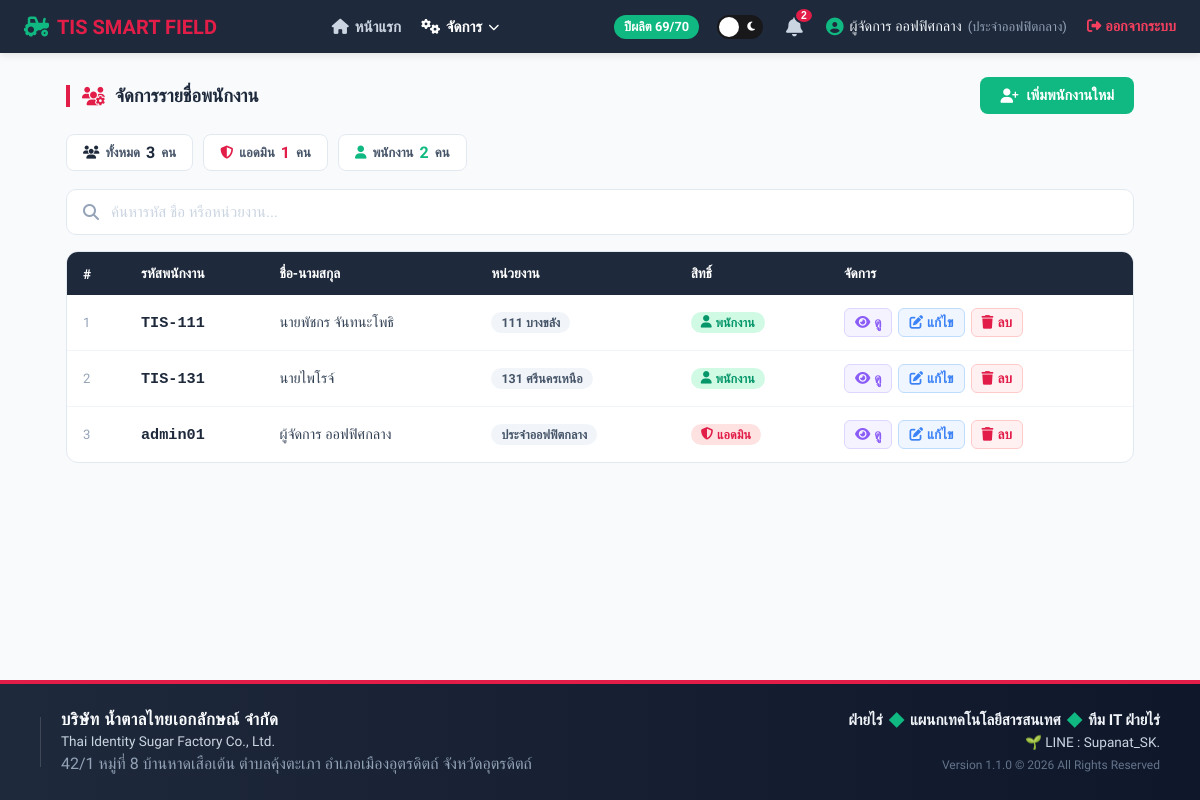
Page /ktis_field/manage_users.php (signed in) on the committed database.
### tables this page shows
CREATE TABLE `employee` (
  `ID` int(10) NOT NULL,
  `emp_id` varchar(20) NOT NULL,
  `emp_pass` varchar(255) DEFAULT NULL,
  `emp_name` varchar(50) NOT NULL,
  `emp_unit` varchar(50) NOT NULL,
  `emp_level` varchar(1) NOT NULL
);

### ktis_field/includes/header_data.php (called while the page is built, shortened)
<?php
require_once 'config.php';
if(isset($_SESSION['emp_id']) && isset($_SESSION['emp_unit'])) {
    $my_emp_id = $_SESSION['emp_id'];
    try {
        $stmt_count = $conn->prepare("SELECT COUNT(*) AS unread FROM notifications WHERE is_read = 0 AND emp_id = :emp_id");
        $stmt_count->execute([':emp_id' => $my_emp_id]);
        $noti_count = $stmt_count->fetch()['unread'];
    } catch (Exception $e) {
        error_log("Notification System Error: " . $e->getMessage());
    }
}
$current_page = basename($_SERVER['PHP_SELF']);
?>

### ktis_field/manage_users.php (the view, shortened to what this page needs)
<?php
require_once 'config.php';
$stmt = $conn->query("SELECT * FROM employee ORDER BY emp_unit ASC, emp_id ASC");
$employees = $stmt->fetchAll();
?>
<!DOCTYPE html>
<html lang="th">
<head>
    <link rel="stylesheet" href="https://cdnjs.cloudflare.com/ajax/libs/font-awesome/6.4.0/css/all.min.css">
    <link rel="stylesheet" href="global_smoothness.css">
</head>
<body>
<div class="content-wrapper">
<?php include 'includes/nav_u_header.php'; ?>
<div class="page-container">
    <div class="page-header">
        <div class="page-title">
            <i class="fa-solid fa-users-gear" style="color:#e11d48;"></i>
            จัดการรายชื่อพนักงาน
        </div>
        <a href="add_user.php" class="btn-add">
            <i class="fa-solid fa-user-plus"></i> เพิ่มพนักงานใหม่
        </a>
    </div>
    <?php
    $total = count($employees);
    $admins = count(array_filter($employees, fn($e) => $e['emp_level'] == 'a'));
    $users  = $total - $admins;
    ?>
    <div class="stat-row">
        <div class="stat-chip chip-total"><i class="fa-solid fa-users" style="color:#1e293b;"></i> ทั้งหมด <span><?php echo $total; ?></span> คน</div>
        <div class="stat-chip chip-admin"><i class="fa-solid fa-shield-halved" style="color:#e11d48;"></i> แอดมิน <span><?php echo $admins; ?></span> คน</div>
        <div class="stat-chip chip-user"><i class="fa-solid fa-user" style="color:#10b981;"></i> พนักงาน <span><?php echo $users; ?></span> คน</div>
    </div>
    <div class="search-bar">
        <i class="fa-solid fa-magnifying-glass"></i>
        <input type="text" id="search-input" placeholder="ค้นหารหัส ชื่อ หรือหน่วยงาน..." oninput="filterTable()">
    </div>
    <div class="table-wrap" id="desktop-table">
        <table>
            <thead>
                <tr>
                    <th>#</th>
                    <th>รหัสพนักงาน</th>
                    <th>ชื่อ-นามสกุล</th>
                    <th>หน่วยงาน</th>
                    <th>สิทธิ์</th>
                    <th>จัดการ</th>
                </tr>
            </thead>
            <tbody id="emp-tbody">
                <?php foreach($employees as $i => $emp): ?>
                <tr class="emp-row"
                    data-name="<?php echo htmlspecialchars(strtolower($emp['emp_name'])); ?>"
                    data-id="<?php echo htmlspecialchars(strtolower($emp['emp_id'])); ?>"
                    data-unit="<?php echo htmlspecialchars(strtolower($emp['emp_unit'])); ?>">
                    <td style="color:#94a3b8; font-size:0.82rem;"><?php echo $i+1; ?></td>
                    <td><span class="emp-id-cell"><?php echo htmlspecialchars($emp['emp_id']); ?></span></td>
                    <td><?php echo htmlspecialchars($emp['emp_name']); ?></td>
                    <td><span class="badge-unit"><?php echo htmlspecialchars($emp['emp_unit']); ?></span></td>
                    <td>
                        <?php if($emp['emp_level'] == 'a'): ?>
                            <span class="badge-admin"><i class="fa-solid fa-shield-halved"></i> แอดมิน</span>
                        <?php else: ?>
                            <span class="badge-user"><i class="fa-solid fa-user"></i> พนักงาน</span>
                        <?php endif; ?>
                    </td>
                    <td>
                        <div style="display:flex; gap:6px; flex-wrap:wrap;">
                            <a href="view_user.php?id=<?php echo $emp['ID']; ?>" class="action-view">
                                <i class="fa-solid fa-eye"></i> ดู
                            </a>
                            <a href="edit_user.php?id=<?php echo $emp['ID']; ?>" class="action-edit">
                                <i class="fa-solid fa-pen-to-square"></i> แก้ไข
                            </a>
                            <a href="delete_user.php?id=<?php echo $emp['ID']; ?>" class="action-del"
                               onclick="return confirm('ยืนยันการลบพนักงานคุณ <?php echo addslashes(htmlspecialchars($emp['emp_name'])); ?> หรือไม่?')">
                                <i class="fa-solid fa-trash"></i> ลบ
                            </a>
                        </div>
                    </td>
                </tr>
                <?php endforeach; ?>
            </tbody>
        </table>
    </div>
</div>
</div>
<?php include 'includes/nav_u_footer.php'; ?>
</body>
</html>

### ktis_field/includes/nav_u_header.php (shortened to what this page needs)
<?php
require_once 'includes/header_data.php';
$is_admin = isset($_SESSION['emp_level']) && $_SESSION['emp_level'] === 'a';
$admin_pages = ['manage_users.php','harvester_admin.php','setting_system.php','problem_reports_admin.php'];
?>
<!DOCTYPE html>
<html lang="th">
<head>
    <link rel="stylesheet" href="https://cdnjs.cloudflare.com/ajax/libs/font-awesome/6.4.0/css/all.min.css">
    <link rel="stylesheet" href="includes/nav_custom.css?v=<?php echo filemtime('includes/nav_custom.css'); ?>">
</head>
<body>
<nav class="main-navbar">
    <a href="index.php" class="nav-logo" style="text-decoration:none;color:inherit;">
        <i class="fa-solid fa-tractor" style="color:#10b981;"></i>
        <span class="logo-full">TIS <span style="color:#e11d48;">SMART FIELD</span></span>
    </a>
    <div class="nav-menu" id="navMenu">
        <a href="index.php" class="nav-item <?php echo ($current_page=='index.php')?'active':''; ?>">
            <i class="fa-solid fa-house"></i> หน้าแรก
        </a>
        <?php if($is_admin): ?>
        <div class="nav-admin-group" id="adminNavGroup">
            <button class="nav-admin-toggle <?php echo in_array($current_page,$admin_pages)?'active':''; ?>" id="adminToggle">
                <i class="fa-solid fa-gears"></i> จัดการ
                <i class="fa-solid fa-chevron-down arrow-icon"></i>
            </button>
        </div>
        <?php endif; ?>
    </div>
    <div class="nav-right-zone">
        <div class="badge-crop">
            ปีผลิต <?php echo htmlspecialchars($_SESSION['crop_year'] ?? '-'); ?>
        </div>
        <button type="button" class="ios-toggle" id="darkModeToggleBtn" title="สลับโหมดมืด/สว่าง" aria-label="สลับโหมดมืด/สว่าง">
            <i class="fa-solid fa-moon track-icon icon-moon"></i>
            <span class="knob"></span>
        </button>
        <button class="noti-bell-btn" id="notiBellBtn" title="การแจ้งเตือน">
            <i class="fa-solid fa-bell"></i>
            <?php if($noti_count > 0): ?>
                <span class="noti-count-badge"><?php echo $noti_count; ?></span>
            <?php endif; ?>
        </button>
        <div class="pc-profile-zone">
            <div class="user-profile-info">
                <i class="fa-solid fa-circle-user" style="font-size:1.1rem;color:#10b981;"></i>
                <span><?php echo htmlspecialchars($_SESSION['emp_name'] ?? 'Guest'); ?></span>
                <span style="color:#94a3b8;font-size:.82rem;">(<?php echo htmlspecialchars($_SESSION['emp_unit'] ?? '-'); ?>)</span>
            </div>
            <a href="logout.php" class="btn-logout" title="ออกจากระบบ">
                <i class="fa-solid fa-right-from-bracket"></i> ออกจากระบบ
            </a>
        </div>
    </div>
</nav>

### ktis_field/includes/nav_u_footer.php (shortened to what this page needs)
<?php
$stmt = $conn->query("SELECT setting_key, setting_value FROM system_settings");
$sys_settings = $stmt->fetchAll(PDO::FETCH_KEY_PAIR);
?>
<footer class="main-footer-custom">
    <div class="footer-container">
        <div class="footer-left">
            <div class="company-info">
                <span class="company-name-th"><?php echo $sys_settings['company_name_th'] ?? 'บริษัท น้ำตาลไทยเอกลักษณ์ จำกัด'; ?></span>
                <span class="company-name-en"><?php echo $sys_settings['company_name_en'] ?? 'Thai Identity Sugar Factory Co., Ltd.'; ?></span>
                <span class="company-address"><?php echo $sys_settings['company_address'] ?? '42/1 หมู่ที่ 8 ตำบลคุ้งตะเภา อำเภอเมืองอุตรดิตถ์'; ?></span>
            </div>
        </div>
        <div class="footer-right">
            <div class="department-info">ฝ่ายไร่<span class="dot-separator">◆</span>แผนกเทคโนโลยีสารสนเทศ<span class="dot-separator">◆</span>ทีม IT ฝ่ายไร่</div>
            <div class="dev-credit">🌱 LINE : <?php echo $sys_settings['developer_credit'] ?? 'Supanat_SK.'; ?></div>
            <div class="version-info">Version <?php echo $sys_settings['system_version'] ?? '1.1.0'; ?> © <?php echo date("Y"); ?> All Rights Reserved</div>
        </div>
    </div>
</footer>

### ktis_field/global_smoothness.css (style rules this page uses)
body { animation: smoothPageLoad 0.3s ease-out forwards !important; }
button, a, input[type="submit"], input[type="button"], .btn-submit, .btn-search, .btn-toggle-form, .btn-logout, .tab-item { transition: all 0.2s cubic-bezier(0.4, 0, 0.2, 1) !important; }

### ktis_field/includes/nav_custom.css (style rules this page uses)
.main-navbar { background-color: #1e293b; color: white; padding: 12px 24px; display: flex; justify-content: space-between; align-items: center; font-family: 'Sarabun', sans-serif; box-shadow: 0 2px 8px rgba(0,0,0,0.1); position: relative; z-index: 999; top: 0; width: 100%; }
.nav-logo { font-weight: 700; font-size: 1.25rem; display: flex; align-items: center; gap: 8px; white-space: nowrap; }
.nav-logo span { color: #e11d48; }
.nav-menu { display: flex; align-items: center; gap: 20px; }
.nav-item { color: #cbd5e1; text-decoration: none; font-weight: 600; font-size: 0.95rem; transition: color 0.2s; display: flex; align-items: center; gap: 6px; }
.nav-right-zone { display: flex; align-items: center; gap: 18px; position: relative; }
.badge-crop { background-color: #10b981; color: white; padding: 4px 10px; border-radius: 20px; font-size: 0.8rem; font-weight: 700; white-space: nowrap; }
.noti-bell-btn { background: none; border: none; position: relative; cursor: pointer; color: #cbd5e1; font-size: 1.2rem; transition: color 0.2s; display: flex; align-items: center; padding: 5px; }
.noti-count-badge { position: absolute; top: -5px; right: -6px; background-color: #e11d48; color: white; font-size: 0.65rem; font-weight: 700; padding: 1px 5px; border-radius: 50%; border: 2px solid #1e293b; }
.user-profile-info { font-size: 0.9rem; color: #f1f5f9; display: flex; align-items: center; gap: 6px; white-space: nowrap; }
.btn-logout { color: #f43f5e; text-decoration: none; font-size: 0.9rem; font-weight: 600; margin-left: 5px; display: inline-flex; align-items: center; gap: 4px;margin-top: 0; white-space: nowrap; }
.pc-profile-zone { display: flex; align-items: center; gap: 15px; }
.nav-admin-group { position: relative; display: flex; align-items: center; }
.nav-admin-toggle { color: #cbd5e1; text-decoration: none; font-weight: 600; font-size: 0.95rem; display: flex; align-items: center; gap: 6px; cursor: pointer; background: none; border: none; padding: 0; transition: color 0.2s; }
.nav-admin-toggle:hover, .nav-admin-toggle.active { color: white; }
.nav-admin-toggle .arrow-icon { font-size: 0.7rem; transition: transform 0.2s; }
body { animation: smoothPageLoad 0.4s ease-out forwards; }
button, a, .nav-item, .nav-dropdown-item, .btn-submit, .btn-search, .btn-toggle-form, .btn-logout, .tab-item { transition: all 0.2s cubic-bezier(0.4, 0, 0.2, 1) !important; }

### ktis_field/includes/nav_u_header.php (style rules this page uses)
.ios-toggle { position: relative; width: 46px; height: 24px; background: #18181b; border-radius: 14px; cursor: pointer; border: none; padding: 0; display: flex; align-items: center; flex-shrink: 0; }
.ios-toggle .knob { position: absolute; top: 2px; left: 2px; width: 20px; height: 20px; background: white; border-radius: 50%; transition: transform 0.3s cubic-bezier(0.4, 0, 0.2, 1); z-index: 2; }
.ios-toggle .track-icon { position: relative; z-index: 1; font-size: 0.65rem; color: #fff; flex: 1; text-align: center; }
.ios-toggle .icon-moon { margin-right: 1px; }

### rows in the picture
employee: emp "TIS-111", emp_name "นายพัชกร จันทนะโพธิ", emp_unit "111 บางขลัง", emp_level "u" (drawn)
employee: emp "TIS-131", emp_name "นายไพโรจ์", emp_unit "131 ศรีนครเหนือ", emp_level "u" (drawn)
employee: emp "admin01", emp_name "ผู้จัดการ ออฟฟิศกลาง", emp_unit "ประจำออฟฟิตกลาง", emp_level "a" (drawn)

### other values in the picture
$_SESSION['crop_year'] "69/70"
$noti_count "2"
$_SESSION['emp_name'] "ผู้จัดการ ออฟฟิศกลาง"
$_SESSION['emp_unit'] "ประจำออฟฟิตกลาง"
$total "3"
$admins "1"
$users "2"
$sys_settings['company_name_th'] "บริษัท น้ำตาลไทยเอกลักษณ์ จำกัด"
$sys_settings['company_name_en'] "Thai Identity Sugar Factory Co., Ltd."
$sys_settings['company_address'] "42/1 หมู่ที่ 8 บ้านหาดเสือเต้น ตำบลคุ้งตะเภา อำเภอเมืองอุตรดิตถ์ จังหวัดอุตรดิตถ์"
$sys_settings['developer_credit'] "Supanat_SK."
$sys_settings['system_version'] "1.1.0"
